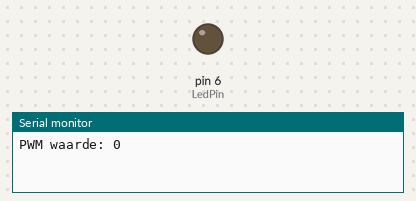
Simulated run of this sketch. Board: Arduino Uno, built with avr-gcc and run on an emulated ATmega328P. Parts: output pins drawn as LEDs (lit = HIGH), the last lines printed to the serial monitor.

Above: at 0.05 s.
At 5.85 s:
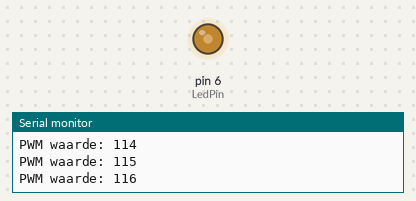
At 11.65 s:
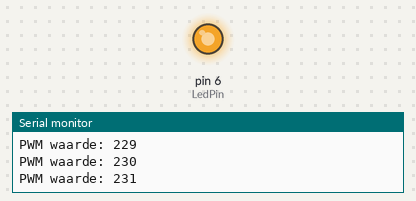
At 23.25 s:
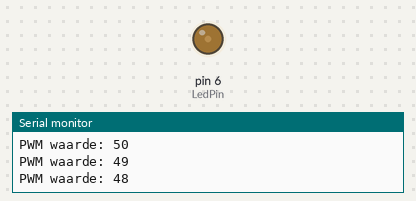
Timing chart, 0 to 33.3 s (numbered marks = the images above):
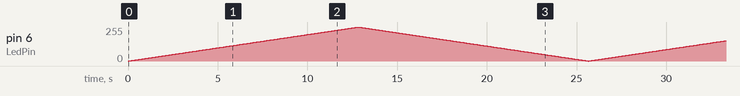

The sketch:

1led_changebrightness_PWM.ino
```cpp
int LedPin = 6;
void setup() {
    Serial.begin(9600);
  pinMode(LedPin, OUTPUT);
}
void loop() {
  for(int i=0; i<255; i++){
    analogWrite(LedPin, i);
        Serial.println(String("PWM waarde: ") + i);
    delay(50);
  }
  for(int i=255; i>0; i--){
    Serial.println(String("PWM waarde: ") + i);
    analogWrite(LedPin, i);
    delay(50);
  }
}
```
